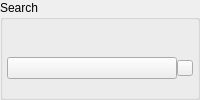
       <widget class="QGroupBox" name="wSearch">
        <property name="title">
         <string>Search</string>
        </property>
        <layout class="QVBoxLayout" name="wSearchLayout">
         <property name="spacing">
          <number>0</number>
         </property>
         <property name="leftMargin">
          <number>4</number>
         </property>
         <property name="topMargin">
          <number>24</number>
         </property>
         <property name="rightMargin">
          <number>4</number>
         </property>
         <property name="bottomMargin">
          <number>4</number>
         </property>
         <item>
          <widget class="QFrame" name="fSearchString">
           <property name="focusPolicy">
            <enum>Qt::StrongFocus</enum>
           </property>
           <property name="frameShape">
            <enum>QFrame::NoFrame</enum>
           </property>
           <property name="frameShadow">
            <enum>QFrame::Plain</enum>
           </property>
           <layout class="QHBoxLayout" name="horizontalLayout_14">
            <property name="spacing">
             <number>0</number>
            </property>
            <property name="leftMargin">
             <number>0</number>
            </property>
            <property name="topMargin">
             <number>0</number>
            </property>
            <property name="rightMargin">
             <number>0</number>
            </property>
            <property name="bottomMargin">
             <number>0</number>
            </property>
            <item>
             <widget class="QPushButton" name="bSearchString">
              <property name="cursor">
               <cursorShape>PointingHandCursor</cursorShape>
              </property>
              <property name="text">
               <string notr="true"/>
              </property>
              <property name="icon">
               <iconset resource="../../../gui/Resources_macx.qrc">
                <normaloff>:/images/transfer_manager/sidebar/search_result_default.png</normaloff>:/images/transfer_manager/sidebar/search_result_default.png</iconset>
              </property>
              <property name="checkable">
               <bool>true</bool>
              </property>
              <property name="autoDefault">
               <bool>false</bool>
              </property>
              <property name="default_icon" stdset="0">
               <url>
                <string>qrc:/images/transfer_manager/sidebar/search_result_default.png</string>
               </url>
              </property>
             </widget>
            </item>
            <item>
             <widget class="QToolButton" name="tClearSearchResult">
              <property name="minimumSize">
               <size>
                <width>16</width>
                <height>16</height>
               </size>
              </property>
              <property name="maximumSize">
               <size>
                <width>16</width>
                <height>16</height>
               </size>
              </property>
              <property name="cursor">
               <cursorShape>PointingHandCursor</cursorShape>
              </property>
              <property name="text">
               <string/>
              </property>
              <property name="icon">
               <iconset resource="../../../gui/Resources_macx.qrc">
                <normaloff>:/images/transfer_manager/sidebar/delete_search_result_default.png</normaloff>:/images/transfer_manager/sidebar/delete_search_result_default.png</iconset>
              </property>
              <property name="default_icon" stdset="0">
               <url>
                <string>qrc:/images/transfer_manager/sidebar/delete_search_result_default.png</string>
               </url>
              </property>
             </widget>
            </item>
           </layout>
          </widget>
         </item>
        </layout>
       </widget>
